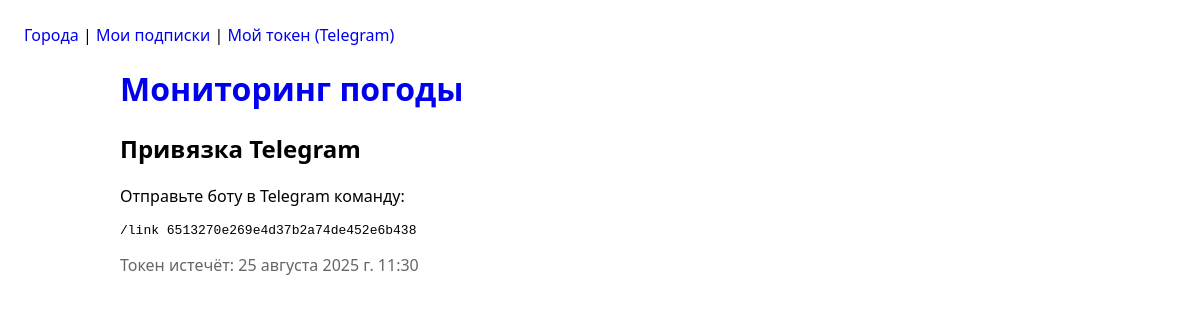
The page /me/token/ (signed in) on the database its author committed.
### weather/models.py (models this page shows, shortened)
class LinkToken(models.Model):
    user = models.OneToOneField(User, on_delete=models.CASCADE, related_name="link_token", verbose_name="Пользователь")
    token = models.CharField("Токен", max_length=64, unique=True, db_index=True)
    created_at = models.DateTimeField("Создано", auto_now_add=True)
    expires_at = models.DateTimeField("Истекает")
    class Meta:
        verbose_name = "Токен привязки Telegram"
        verbose_name_plural = "Токены привязки Telegram"
    @staticmethod
    def generate_for(user, ttl_minutes: int = 30):
        token = uuid.uuid4().hex
        obj, _ = LinkToken.objects.update_or_create(
            user=user,
            defaults={"token": token, "expires_at": timezone.now() + timedelta(minutes=ttl_minutes)},
        )
        return obj

### weather/views.py (the view)
# urls.py: path("me/token/", views.my_token, name="my_token"),
@login_required
def my_token(request):
    lt = getattr(request.user, "link_token", None)
    if not lt or lt.expires_at <= timezone.now():
        lt = LinkToken.generate_for(request.user, ttl_minutes=30)
    return render(request, "weather/my_token.html", {"token": lt.token, "expires_at": lt.expires_at})

### weather/templates/weather/my_token.html (shortened to what this page needs)
{% extends "weather/base.html" %}
{% block content %}
  <h2>Привязка Telegram</h2>
  <p>Отправьте боту в Telegram команду:</p>
  <pre>/link {{ token }}</pre>
  <p class="muted">Токен истечёт: {{ expires_at }}</p>
{% endblock %}

### weather/templates/weather/base.html (style rules this page uses)
body { font-family: system-ui, -apple-system, Segoe UI, Roboto, Arial, sans-serif; margin: 24px; }
.muted { color: #666; }

### rows shown on the page
LinkToken: token "6513270e269e4d37b2a74de452e6b438", expires_at "25 августа 2025 г. 11:30"
